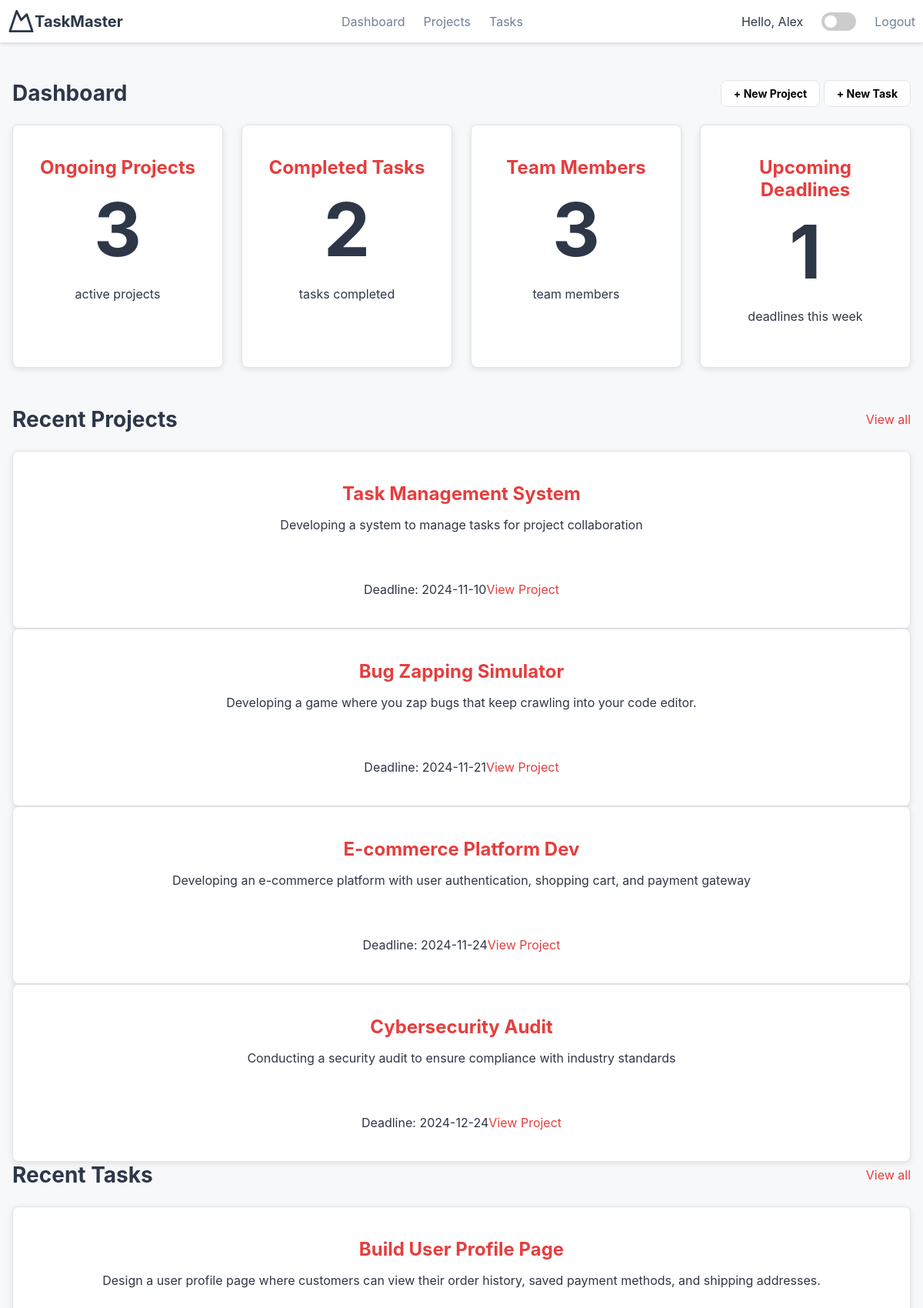
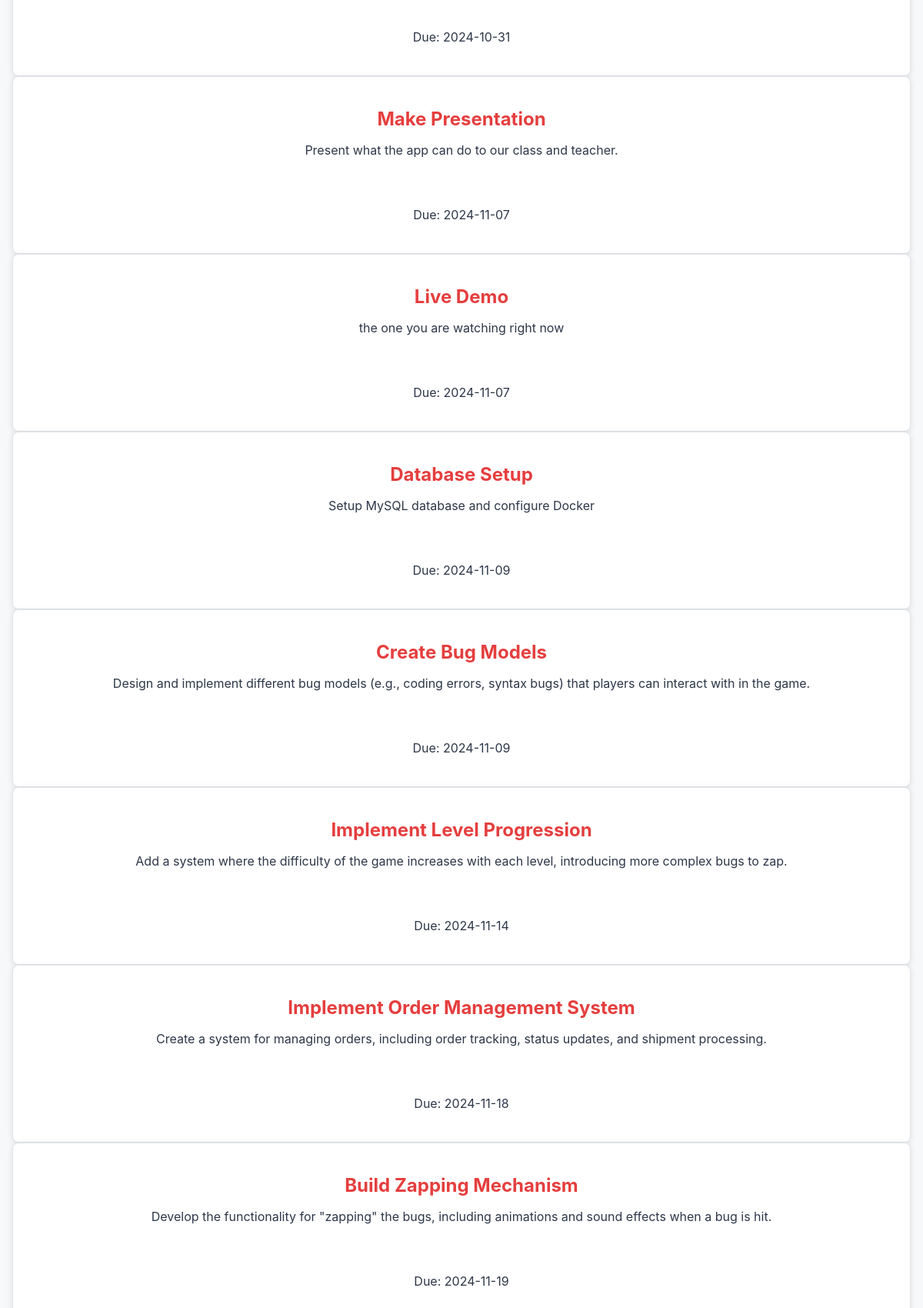
Page /TaskMaster/pages/dashboard.php (signed in, upper part) on the committed database (2 pictures, top to bottom).
### tables this page shows
CREATE TABLE `user` (
  `user_id` int NOT NULL,
  `username` varchar(100) NOT NULL,
  `password` varchar(100) NOT NULL,
  `date` timestamp NOT NULL DEFAULT CURRENT_TIMESTAMP ON UPDATE CURRENT_TIMESTAMP
);

CREATE TABLE `task` (
  `task_id` int NOT NULL,
  `task_name` varchar(255) NOT NULL,
  `description` text,
  `status` enum('pending','in_progress','completed') DEFAULT NULL,
  `project_id` int NOT NULL,
  `assigned_user_id` int DEFAULT NULL,
  `created_at` timestamp NOT NULL DEFAULT CURRENT_TIMESTAMP,
  `due_date` date NOT NULL
);

### TaskMaster/php/functions.php (called while the page is built, shortened)
<?php
function check_login($con)
{
	if(isset($_SESSION['user_id']))
	{
		$id = $_SESSION['user_id'];
		$query = "select * from user where user_id = '$id' limit 1";
		$result = mysqli_query($con,$query);
		if($result && mysqli_num_rows($result) > 0)
		{
			$user_data = mysqli_fetch_assoc($result);
			return $user_data;
		}
	}
	die;
}

### TaskMaster/pages/dashboard.php (the view, shortened to what this page needs)
<?php
include("../php/connection.php");
include("../php/functions.php");
$user_data = check_login($con);
$user_id = $user_data['user_id'];
$ongoing_projects_query = "SELECT COUNT(*) AS count FROM project WHERE owner_id = $user_id AND status IN ('in_progress', 'pending')";
$ongoing_projects_result = mysqli_query($con, $ongoing_projects_query);
$ongoing_projects_count = mysqli_fetch_assoc($ongoing_projects_result)['count'];
$completed_tasks_query = "SELECT COUNT(*) AS count FROM task WHERE assigned_user_id = $user_id AND status = 'completed'";
$completed_tasks_result = mysqli_query($con, $completed_tasks_query);
$completed_tasks_count = mysqli_fetch_assoc($completed_tasks_result)['count'];
$team_members_query = "SELECT COUNT(DISTINCT user_id) AS count FROM project_users WHERE project_id IN (SELECT project_id FROM project WHERE owner_id = $user_id)";
$team_members_result = mysqli_query($con, $team_members_query);
$team_members_count = mysqli_fetch_assoc($team_members_result)['count'];
$upcoming_deadlines_query = "SELECT COUNT(*) AS count FROM project WHERE owner_id = $user_id AND due_date BETWEEN CURDATE() AND DATE_ADD(CURDATE(), INTERVAL 7 DAY)";
$upcoming_deadlines_result = mysqli_query($con, $upcoming_deadlines_query);
$upcoming_deadlines_count = mysqli_fetch_assoc($upcoming_deadlines_result)['count'];
$recent_projects_query = "
    SELECT project.project_id, project.project_name, project.description, project.due_date
    FROM project
    WHERE project.owner_id = $user_id
    UNION
    SELECT project.project_id, project.project_name, project.description, project.due_date
    FROM project
    JOIN project_users ON project.project_id = project_users.project_id
    WHERE project_users.user_id = $user_id
    ORDER BY due_date ASC";
$recent_projects_result = mysqli_query($con, $recent_projects_query);
$recent_tasks_query = "SELECT task_name, description, due_date
                       FROM task
                       WHERE assigned_user_id = $user_id
                       ORDER BY due_date ASC";
$recent_tasks_result = mysqli_query($con, $recent_tasks_query);
?>
<!DOCTYPE html>
<html lang="en">
<head>
    <link rel="stylesheet" href="../css/styles.css">
</head>
<body>
    <header class="header">
        <center>
            <div class="header-content">
                <a href="../pages/dashboard.php" class="logo">
                    <svg class="icon-logo" xmlns="http://www.w3.org/2000/svg" viewBox="0 0 24 24" fill="none" stroke="currentColor" stroke-width="2" stroke-linecap="round" stroke-linejoin="round">
                        <path d="m8 3 4 8 5-5 5 15H2L8 3z"></path>
                    </svg>
                    <span class="title">TaskMaster</span>
                </a>
                <nav class="nav">
                    <a href="../pages/dashboard.php" class="nav-link">Dashboard</a>
                    <a href="../pages/project.php" class="nav-link">Projects</a>
                    <a href="../pages/task.php" class="nav-link">Tasks</a>
                </nav>
                <div class="header-actions">
                    Hello, <?php echo $user_data['username']; ?>
                    <label class="switch">
                        <span class="slider"></span>
                    </label>
                    <nav class="nav">
                        <a href="../php/logout.php" class="nav-link">Logout</a>
                    </nav>
                </div>
            </div>
        </center>
    </header>
    <div class="container">
        <main class="main-content">
            <section class="dashboard">
                <div class="section-header">
                    <h1>Dashboard</h1>
                    <div class="actions">
                        <a href="../pages/new_project.php" class="btn" style=" text-decoration: none; color: black;">+ New Project</a>
                        <a href="../pages/new_task.php"class="btn" style=" text-decoration: none; color: black;"> + New Task</a>
                     </div>
                </div>
                <div class="card-grid">
                <div class="card">
    <div class="card-header">
        <h2>Ongoing Projects</h2>
        <div class="stats">
            <div class="stats-number"><?php echo $ongoing_projects_count; ?></div>
        </div>
        <p>active projects</p>
    </div>
</div>
<div class="card">
    <div class="card-header">
        <h2>Completed Tasks</h2>
        <div class="stats">
            <div class="stats-number"><?php echo $completed_tasks_count; ?></div>
        </div>
        <p>tasks completed</p>
    </div>
</div>
<div class="card">
    <div class="card-header">
        <h2>Team Members</h2>
        <div class="stats">
            <div class="stats-number"><?php echo $team_members_count; ?></div>
        </div>
        <p>team members</p>
    </div>
</div>
<div class="card">
    <div class="card-header">
        <h2>Upcoming Deadlines</h2>
        <div class="stats">
            <div class="stats-number"><?php echo $upcoming_deadlines_count; ?></div>
        </div>
        <p>deadlines this week</p>
    </div>
</div>
</div>
            </section>
            <section class="recent-section">
                <div class="section-header">
                    <h2>Recent Projects</h2>
                    <a href="../pages/project.php" class="view-all">View all</a>
                </div>
                <div class="card-grid-projects-tasks">
                    <?php while ($project = mysqli_fetch_assoc($recent_projects_result)) { ?>
                    <div class="card">
                        <div class="card-header">
                            <h2><?php echo $project['project_name']; ?></h2>
                            <p><?php echo $project['description']; ?></p>
                        </div>
                        <div class="card-footer">
                            <p>Deadline: <?php echo $project['due_date']; ?></p>
                            <a href="../pages/project_view.php?project_id=<?php echo $project['project_id']; ?>" class="view-link">View Project</a>
                        </div>
                    </div>
                    <?php } ?>
                </div>
            </section>
            <section class="recent-section">
                <div class="section-header">
                    <h2>Recent Tasks</h2>
                    <a href="../pages/task.php" class="view-all">View all</a>
                </div>
                <div class="card-grid-projects-tasks">
                    <?php while ($task = mysqli_fetch_assoc($recent_tasks_result)) { ?>
                    <div class="card">
                        <div class="card-header">
                            <h2><?php echo $task['task_name']; ?></h2>
                            <p><?php echo $task['description']; ?></p>
                        </div>
                        <div class="card-footer">
                            <p>Due: <?php echo $task['due_date']; ?></p>
                        </div>
                    </div>
                    <?php } ?>
                </div>
            </section>
        </main>
    </div>
</body>
</html>

### TaskMaster/css/styles.css (style rules this page uses)
:root { --background: #f7f8fa; --foreground: #2d3748; --card: #ffffff; --card-foreground: #2d3748; --primary: #e53e3e; --primary-acc: #000000; --border-color: #e1e4e8; --muted: #718096; --radius: 8px; }
.switch { position: relative; display: inline-block; width: 45px; height: 24px; }
.slider { position: absolute; cursor: pointer; top: 0; left: 0; right: 0; bottom: 0; background-color: #ccc; transition: 0.4s; border-radius: 34px; }
.slider:before { position: absolute; content: ""; height: 16px; width: 16px; left: 4px; bottom: 4px; background-color: white; transition: 0.4s; border-radius: 50%; }
body { font-family: 'Inter', sans-serif; margin: 0; padding: 0; background-color: var(--background); color: var(--foreground); }
.container { max-width: 1200px; margin: 0 auto; padding: 16px; }
.header { width: 100%; background-color: var(--card); border-bottom: 1px solid var(--border-color); box-shadow: 0 2px 4px rgba(0, 0, 0, 0.1); }
.header-content { max-width: 1200px; display: flex; justify-content: space-between; align-content: center; align-items: center; padding: 10px; }
.logo { display: flex; align-items: center; text-decoration: none; color: inherit; }
.icon-logo { width: 35px; height: auto; }
.title { font-weight: bold; font-size: 1.25rem; }
.nav { display: flex; gap: 1.5rem; }
.nav-link { text-decoration: none; color: var(--muted); font-size: 1rem; }
.header-actions { display: flex; align-items: center; justify-content: center; gap: 1.5rem; }
.main-content { padding: 2rem 0; }
.section-header { display: flex; justify-content: space-between; align-items: center; margin-bottom: 1.5rem; }
.section-header h1, .section-header h2 { margin: 0; font-size: 1.75rem; font-weight: bold; }
.view-all { text-decoration: none; color: var(--primary); font-size: 1rem; }
a { text-decoration: none; }
.actions .btn { background-color: var(--card); border: 1px solid var(--border-color); padding: 0.5rem 1rem; border-radius: var(--radius); cursor: pointer; font-weight: bold; font-size: 0.875rem; text-decoration: none; color: black; }
.card-grid { display: grid; gap: 1.5rem; grid-template-columns: repeat(auto-fill, minmax(250px, 1fr)); margin-bottom: 50px; }
.card { background-color: var(--card); border: 1px solid var(--border-color); border-radius: var(--radius); box-shadow: 0 2px 8px rgba(0, 0, 0, 0.1); padding: 1.5rem; display: flex; flex-direction: column; justify-content: space-between; align-items: center; text-align: center; }
.card-header h2 { margin: 0 0 0.5rem; font-size: 1.5rem; font-weight: bold; color: var(--primary); }
.card-header .stats-number { font-size: 6rem; font-weight: bold; color: var(--accent-color); margin: 0; }
.card-header { padding: 1rem 0; }
.card-footer { display: flex; justify-content: space-between; align-items: center; margin-top: 1rem; }
.view-link { text-decoration: none; color: var(--primary); }

### rows in the picture
user: username "Alex"
task: task_name "Build User Profile Page", description "Design a user profile page where customers can view their order history, saved payment methods, and shipping addresses.", due_date "2024-10-31"
task: task_name "Make Presentation", description "Present what the app can do to our class and teacher.", due_date "2024-11-07"
task: task_name "Live Demo", description "the one you are watching right now", due_date "2024-11-07"
task: task_name "Database Setup", description "Setup MySQL database and configure Docker", due_date "2024-11-09"
task: task_name "Create Bug Models", description "Design and implement different bug models (e.g., coding errors, syntax bugs) that players can interact with in the game.", due_date "2024-11-09"
task: task_name "Implement Level Progression", description "Add a system where the difficulty of the game increases with each level, introducing more complex bugs to zap.", due_date "2024-11-14"
task: task_name "Implement Order Management System", description "Create a system for managing orders, including order tracking, status updates, and shipment processing.", due_date "2024-11-18"
task: task_name "Build Zapping Mechanism", description "Develop the functionality for \"zapping\" the bugs, including animations and sound effects when a bug is hit.", due_date "2024-11-19"

### other values in the picture
$ongoing_projects_count "3"
$completed_tasks_count "2"
$team_members_count "3"
$upcoming_deadlines_count "1"
$project['project_name'] "Task Management System"
$project['description'] "Developing a system to manage tasks for project collaboration"
$project['due_date'] "2024-11-10"
$project['project_name'] "Bug Zapping Simulator"
$project['description'] "Developing a game where you zap bugs that keep crawling into your code editor."
$project['due_date'] "2024-11-21"
$project['project_name'] "E-commerce Platform Dev"
$project['description'] "Developing an e-commerce platform with user authentication, shopping cart, and payment gateway"
$project['due_date'] "2024-11-24"
$project['project_name'] "Cybersecurity Audit"
$project['description'] "Conducting a security audit to ensure compliance with industry standards"
